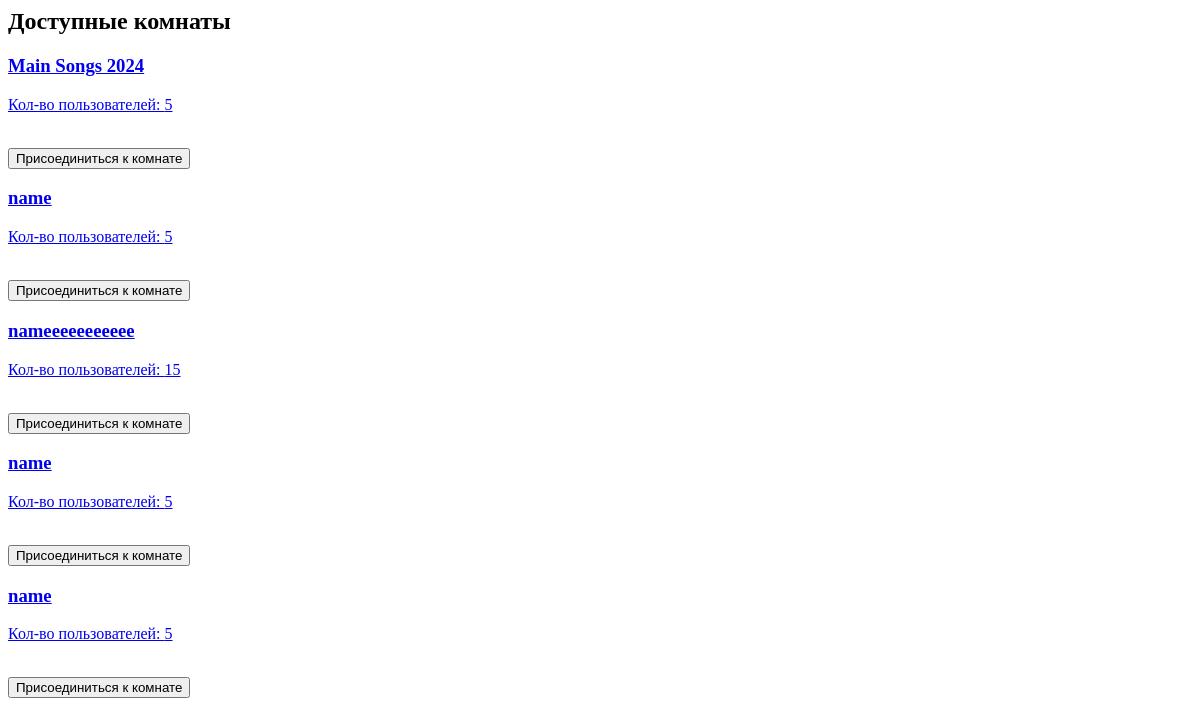
The page /service/serviceTemplates/1/ on the database as committed earlier.
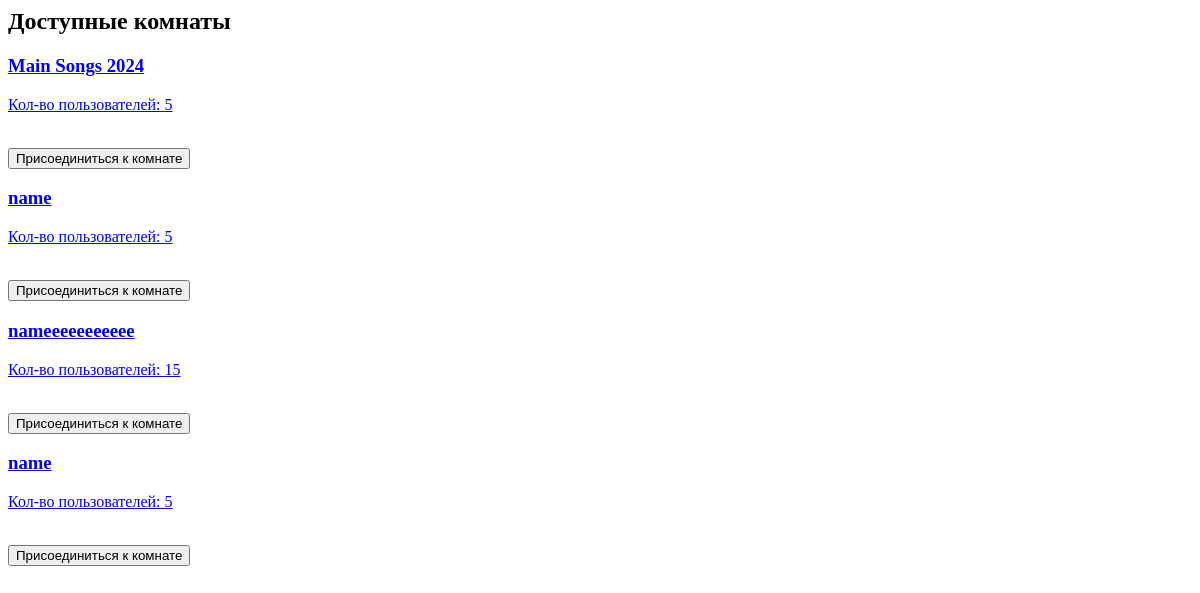
The same page on the database as committed later.
### app/models.py (models this page shows, shortened)
class Room(models.Model):
    name = models.CharField(max_length=255)
    mx_users = models.IntegerField()
    amount_of_users = models.IntegerField(default = 1)
    song = models.CharField(max_length=255)
    timer = models.IntegerField()

### app/views.py (the view)
# urls.py: path('service/serviceTemplates/<int:name>/', views.serviceTemplate_page, name='serviceTemplate_page'),
def serviceTemplate_page(request, name):
    content = {}
    try :
        content['rooms'] = Room.objects.all()
    except:
        pass
    path = f"serviceTemplates/template{name}.html"
    return render(request, path, content)

### app/templates/serviceTemplates/template1.html (shortened to what this page needs)
{% load static %}
<link rel="stylesheet" href="{% static "css/template1-mainpage.css" %}">
<h2>Доступные комнаты</h2>
<div class="uk-child-width-1-2@s" uk-grid>
    {% for room in rooms %}
    <div>
        <a href="room/{{room.id}}/">
            <div class="uk-card uk-card-default uk-card-small uk-card-body">
                <h3 class="uk-card-title">{{room.name}}</h3>
                <p>Кол-во пользователей: {{room.amount_of_users}}</p>
                    <br>
                <form class="uk-grid-small" method="post" enctype="multipart/form-data" uk-grid>
                        <button
                            class="uk-button uk-button-primary uk-width-1-3 uk-margin-medium-right uk-border-rounded"
                            type="submit" name="AddToRoom" value="{{room.id}}">Присоединиться к комнате</button>
                </form>
            </div>
        </a>
    </div>
    {% endfor %}
</div>

Rows that differ between the two databases and show on the page:
removed Room: name "name", amount_of_users "5"
